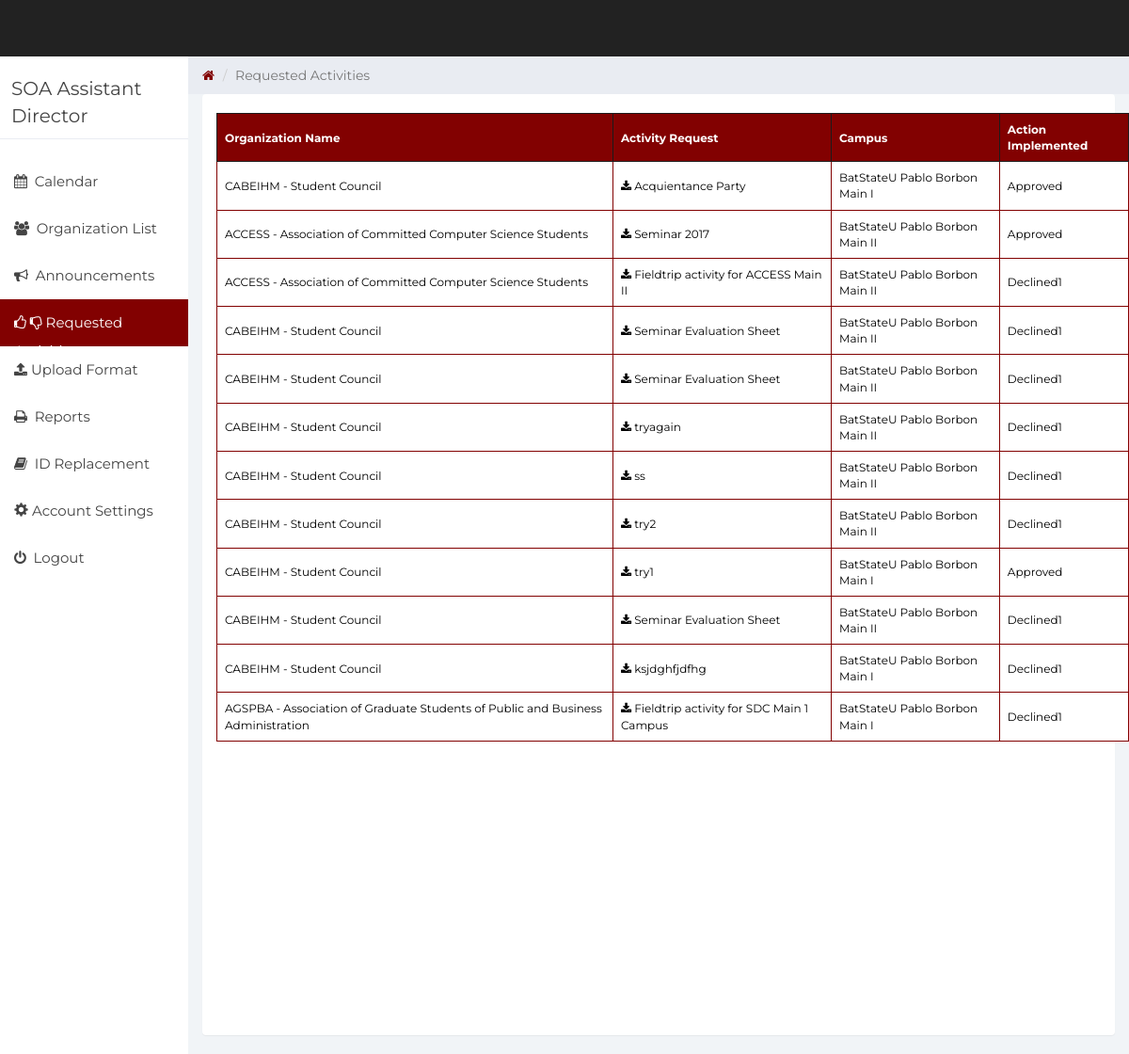
Screenshot of /admin/list.php with the database file from the repository.
### tables this page shows
CREATE TABLE `studformat` (
  `id` int(11) NOT NULL,
  `name` varchar(255) DEFAULT NULL,
  `format` varchar(255) DEFAULT NULL,
  `orgname` varchar(255) NOT NULL,
  `status` varchar(255) NOT NULL,
  `campus` varchar(255) NOT NULL
);

### admin/list.php (the view, shortened to what this page needs)
<!DOCTYPE html>
<html>
<head>
	<link href="css/bootstrap.min.css" rel="stylesheet">
	<link href="css/font-awesome.min.css" rel="stylesheet">
	<link href="css/datepicker3.css" rel="stylesheet">
	<link href="css/styles.css" rel="stylesheet">
	<link href="src/facebox.css" media="screen" rel="stylesheet" type="text/css" />
</head>
<body>
	<nav class="navbar navbar-custom navbar-fixed-top" role="navigation">
	</nav>
	<div id="sidebar-collapse" class="col-sm-3 col-lg-2 sidebar">
		<div class="profile-sidebar">
			<div class="profile-usertitle">
				<div class="profile-usertitle-name">SOA Assistant Director</div>
			</div>
		</div>
		<ul class="nav menu">
<li><a href="index.php"><em class="fa fa-calendar">&nbsp;</em> Calendar</a></li>
			<li><a href="ann.php"><em class="fa fa-users">&nbsp;</em> Organization List</a></li>
			<li><a href="news.php"><em class="fa fa-bullhorn">&nbsp;</em> Announcements</a></li>
			<li class="active"><a href="app.php"><em class="fa fa-thumbs-o-up"></em>&nbsp;<em class="fa fa-thumbs-o-down"></em> Requested Activities</a></li>
			<li><a href="up.php"><em class="fa fa-upload"> </em> Upload Format</a></li>
			<li><a href="reports.php"><em class="fa fa-print">&nbsp;</em> Reports</a></li>
			<li><a href="replace.php"><em class="fa fa-book">&nbsp;</em> ID Replacement</a></li>
			<li><a href="account.php"><em class="glyphicon glyphicon-cog"></em> Account Settings</a></li>
			<li><a href="../index.php"><em class="fa fa-power-off">&nbsp;</em> Logout</a></li>
		</ul>
	</div>
	<div class="col-sm-9 col-sm-offset-3 col-lg-10 col-lg-offset-2 main">
		<div class="row">
			<ol class="breadcrumb">
				<li><a href="app.php">
					<em class="fa fa-home"></em>
				</a></li>
				<li class="active">Requested Activities</li>
			</ol>
		</div>
		<div class="panel panel-container" style="min-height:1000px">
<table class="tftable">
			<thead>
				<th  style="color:#FFF">Organization Name</th>
				<th  style="color:#FFF">Activity Request</th>
				<th  style="color:#FFF">Campus</th>
				<th  style="color:#FFF">Action Implemented</th>
			</thead>
			<tbody>
  <?php
		$result = mysql_query("SELECT * FROM studformat WHERE status = 'Approved' OR status = 'Declined1' ORDER BY ID DESC");
		while($row = mysql_fetch_array($result))
		{
			echo '<tr>';
			echo ' <td style="color:#000">'.$row["orgname"].'</td>';
			echo ' <td><a href="../studformat/'.$row["format"].'" download style="color:#000"><i class="fa fa-download"></i> '.$row['name'].'</button></a></td>';
			echo ' <td style="color:#000">'.$row["campus"].'</td>';
			echo ' <td style="color:#000">' .$row["status"]. '';
			echo '</tr>';
		}
?>
</tbody>
</table>
	</div>
</body>
</html>

### admin/css/styles.css (style rules this page uses)
body { background: #f1f4f7; padding-top: 60px; font-size: 14px; color: #444444; font-family: "Montserrat", "Helvetica Neue", Helvetica, Arial, sans-serif; }
a, a:hover, a:focus { color: #820101; }
.navbar-custom { background: #222; height: 60px; }
.panel { border: 0; }
.panel-container { padding-top: 20px; }
.navbar { border: 0; }
.sidebar { display: block; padding: 0; display: none; box-shadow: none; background: #fff; }
.sidebar ul { margin: 20px 0px; }
@media (min-width: 768px) { .sidebar { display: block; position: fixed; top: 60px; bottom: 0; left: 0; z-index: 1000; display: block; margin: 0; padding: 0; overflow-x: hidden; overflow-y: auto; } }
.sidebar ul.nav .active a, .sidebar ul.nav li.parent a.active, .sidebar ul.nav .active > a:hover, .sidebar ul.nav li.parent a.active:hover, .sidebar ul.nav .active > a:focus, .sidebar ul.nav li.parent a.active:focus { color: #fff; background-color: #820101; }
.sidebar ul.nav li a { height: 50px; font-size: 15px; line-height: 2em; color: #444444; }
.profile-sidebar { padding: 10px 0; border-bottom: 1px solid #e9ecf2; }
.profile-usertitle { float: left; text-align: left; margin: 10px 0 0 12px; }
.profile-usertitle-name { font-size: 20px; margin-bottom: 0px; }
.breadcrumb { border-radius: 0; padding: 10px 15px 10px 15px; background: #e9ecf2; margin: 0; }

### admin/list.php (style rules this page uses)
.tftable { margin-left:15px; font-size:12px;color:#333333;width:100%;border-width: 1px;border-color: #820101;border-collapse: collapse; }
.tftable th { font-size:12px;background-color:#820101;border-width: 1px;padding: 8px;border-style: solid;border-color: #1D1B1B;text-align:left; }
.tftable tr { background-color:#FFF; }
.tftable td { font-size:12px;border-width: 1px;padding: 8px;border-style: solid;border-color: #820101;color:#FFF; }
.tftable a { text-decoration:none;color:#FFF; }

### rows the page displays
studformat: orgname "CABEIHM - Student Council", name "Acquientance Party", campus "BatStateU Pablo Borbon Main I", status "Approved"
studformat: orgname "ACCESS - Association of Committed Computer Science Students", name "Seminar 2017", campus "BatStateU Pablo Borbon Main II", status "Approved"
studformat: orgname "ACCESS - Association of Committed Computer Science Students", name "Fieldtrip activity for ACCESS Main II", campus "BatStateU Pablo Borbon Main II", status "Declined1"
studformat: orgname "CABEIHM - Student Council", name "Seminar Evaluation Sheet", campus "BatStateU Pablo Borbon Main II", status "Declined1"
studformat: orgname "CABEIHM - Student Council", name "Seminar Evaluation Sheet", campus "BatStateU Pablo Borbon Main II", status "Declined1"
studformat: orgname "CABEIHM - Student Council", name "tryagain", campus "BatStateU Pablo Borbon Main II", status "Declined1"
studformat: orgname "CABEIHM - Student Council", name "ss", campus "BatStateU Pablo Borbon Main II", status "Declined1"
studformat: orgname "CABEIHM - Student Council", name "try2", campus "BatStateU Pablo Borbon Main II", status "Declined1"
studformat: orgname "CABEIHM - Student Council", name "try1", campus "BatStateU Pablo Borbon Main I", status "Approved"
studformat: orgname "CABEIHM - Student Council", name "Seminar Evaluation Sheet", campus "BatStateU Pablo Borbon Main II", status "Declined1"
studformat: orgname "CABEIHM - Student Council", name "ksjdghfjdfhg", campus "BatStateU Pablo Borbon Main I", status "Declined1"
studformat: orgname "AGSPBA - Association of Graduate Students of Public and Business Administration", name "Fieldtrip activity for SDC Main 1 Campus", campus "BatStateU Pablo Borbon Main I", status "Declined1"
